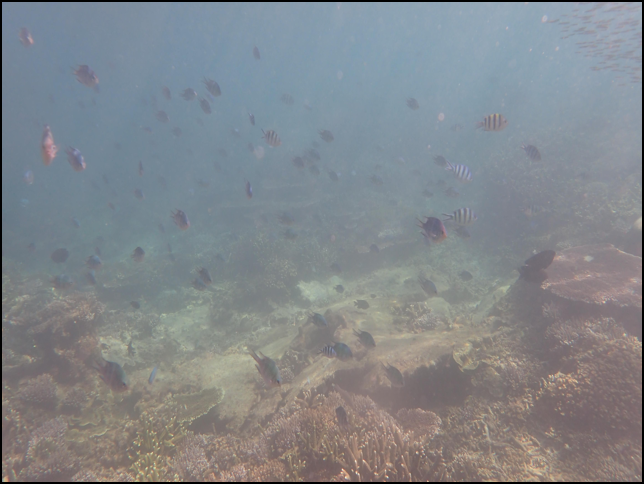
#> input picture UDCP/1.png, 644 x 484 px, found by its file name
$ python SSRv3.py
#> lines starting #> are read from the running program, lines starting #| are printed output that depends on the picture; after the words box and inside, x2 and y2 are one past the last pixel; in counts of white or black regions, pixels touching at a corner belong together; long printed decimals are rounded
#> further down, img is the input picture: shape (484, 644, 3); mean B, G, R 139.8, 135.3, 130.7
import numpy as np
import cv2 as cv

# This code contains the traditional Retinex algorithms

# Replace the zero value in the matrix
def replaceZeros(input):
    min_nonzero = min(input[np.nonzero(input)])
    input[input == 0] = min_nonzero
    return input

# SSR（Single Scale Retinex）
def SSRv3 (src_img, size, sigma):
    # Get the dimension of the input image
#> called with size = 0, sigma = 5
    dimensions = src_img.shape
#> dimensions = (484, 644, 3)

    # Illumination map estimation
    row = dimensions[0]
#> row = 484
    col = dimensions[1]
#> col = 644
    # Gaussian Blur
    L_blur = cv.GaussianBlur(src_img, (size, size), sigma)
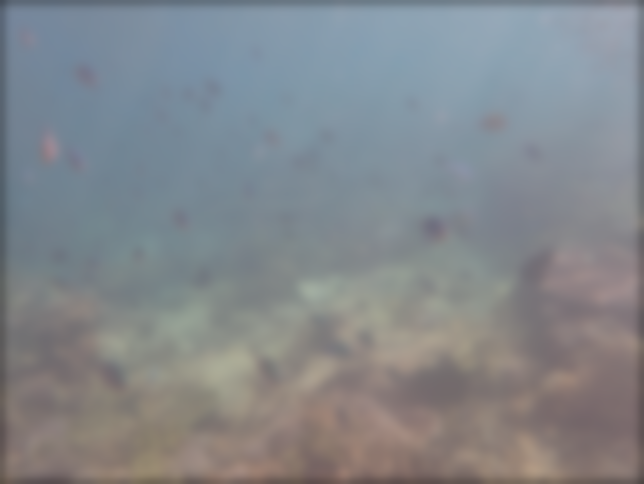
#> L_blur: shape (484, 644, 3); mean B, G, R 140.2, 135.7, 131.1
    img = replaceZeros(src_img)
#> in replaceZeros, `min_nonzero = min(input[np.nonzero(input)])`: min_nonzero = 85
#> in replaceZeros, `input[input == 0] = min_nonzero`:
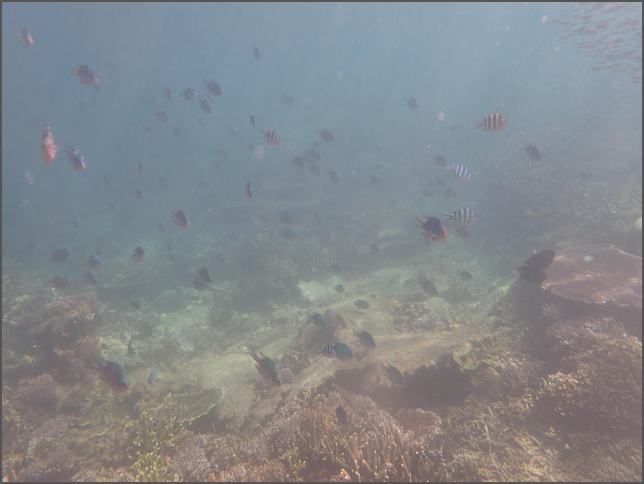
#> input: shape (484, 644, 3); 1.44% of pixels changed, all inside (x1, y1, x2, y2) = (0, 0, 644, 484)
    L_blur = replaceZeros(L_blur)

    # Normalized by log
    dst_Img = cv.log(img / 255.0)
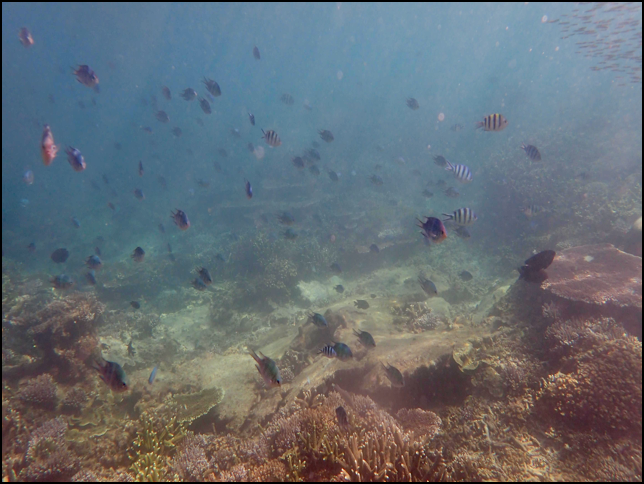
#> dst_Img: shape (484, 644, 3) float64; mean B, G, R -0.605, -0.633, -0.666; drawn with min black and max white
    dst_Lblur = cv.log(L_blur / 255.0)
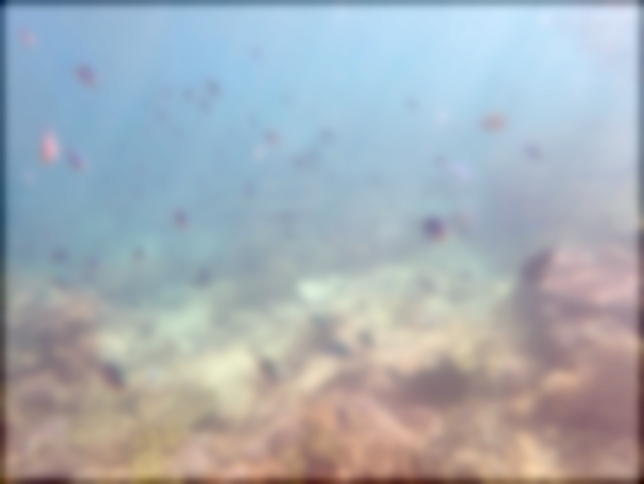
#> dst_Lblur: shape (484, 644, 3) float64; mean B, G, R -0.61, -0.638, -0.67; drawn with min black and max white

    # [6 lines of commented-out code are left out]
    dst_IxL = cv.multiply(dst_Img, dst_Lblur)
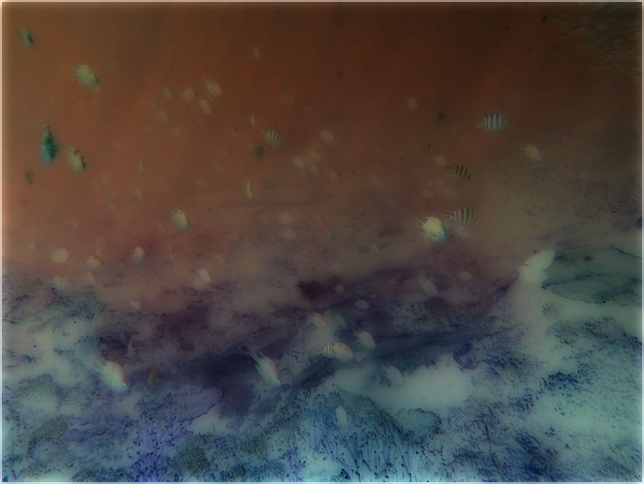
#> dst_IxL: shape (484, 644, 3) float64; mean B, G, R 0.391, 0.417, 0.456; drawn with min black and max white

    # Log R(x,y) = Log S(x,y) - Log L(x,y)
    log_R = cv.subtract(dst_Img, dst_IxL)

    # Normalized to 255
    dst_R = cv.normalize(log_R, None, 0, 255, cv.NORM_MINMAX)

    clip_range = (-1.5, 1.5)

    # 5. Clip the result to avoid over-enhancement in bright regions
    log_R = np.clip(log_R, clip_range[0], clip_range[1])
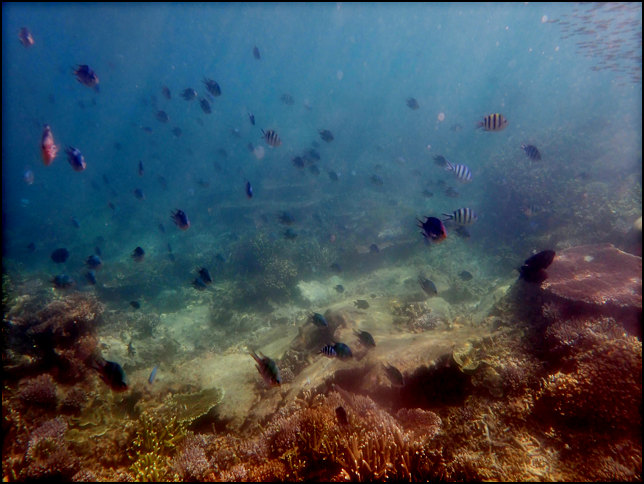
#> log_R: shape (484, 644, 3) float64; mean B, G, R -0.977, -1.03, -1.11; drawn with min black and max white


    img = cv.convertScaleAbs(dst_R)

    return img , 1.0


if __name__ == '__main__':
    # Read the image
    img = cv.imread('1.png')

    # Do the enhancement by SSR
    sigma = 5.0
    enhanced_img, w_4 = SSRv3(img, 0, sigma)
#> w_4 = 1
    print('w4 = %f' %w_4)
#| w4 = 1.000
    res_img = np.hstack([img, enhanced_img])
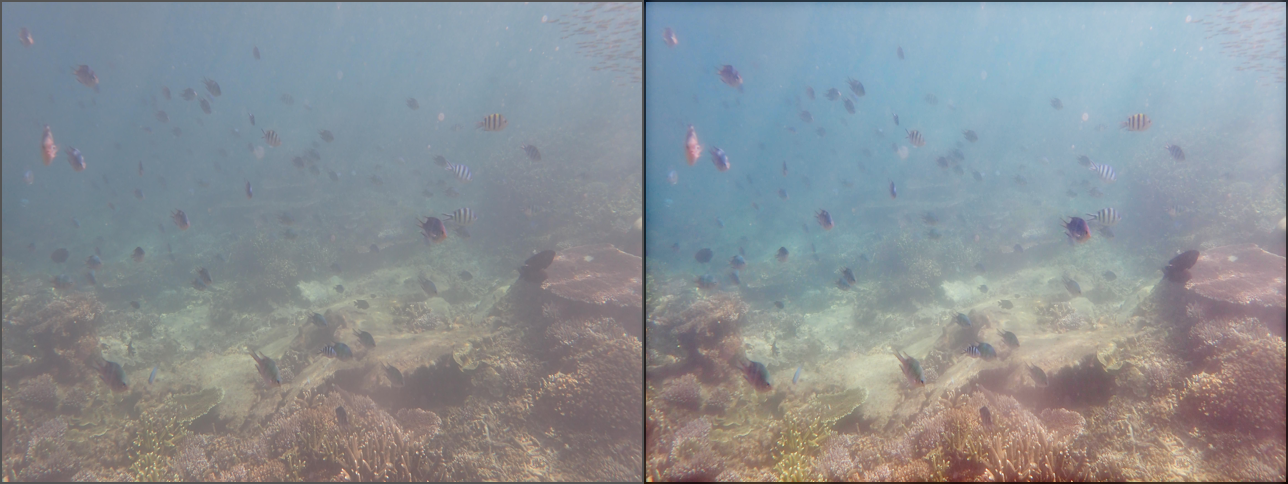
#> res_img: shape (484, 1288, 3); mean B, G, R 149.4, 144.4, 138.4
    window = cv.namedWindow("Display window", 0)
    cv.imshow("Display window", res_img)
    cv.waitKey(0)
    cv.destroyAllWindows()
